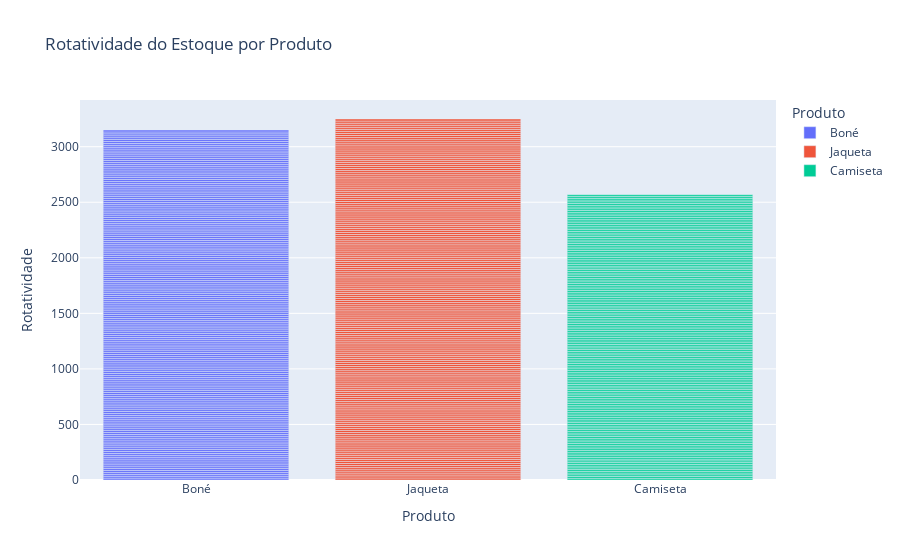
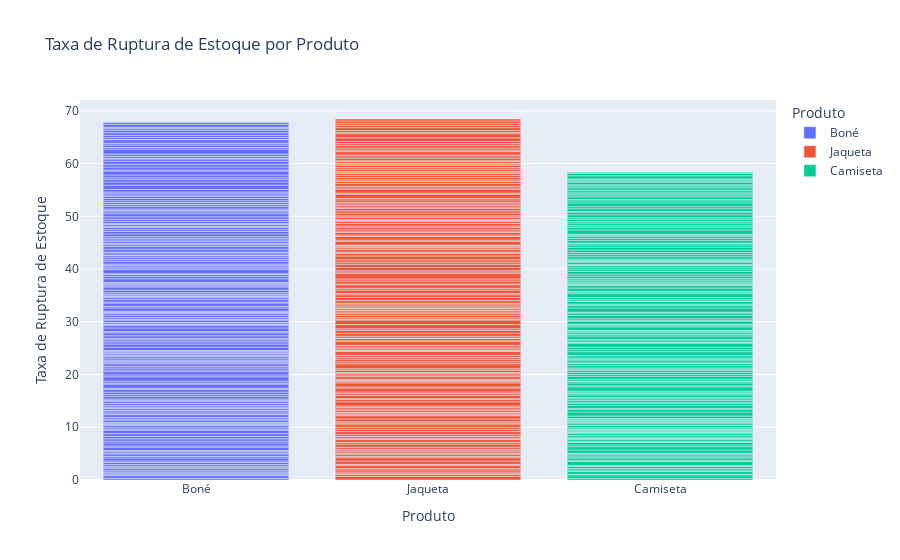
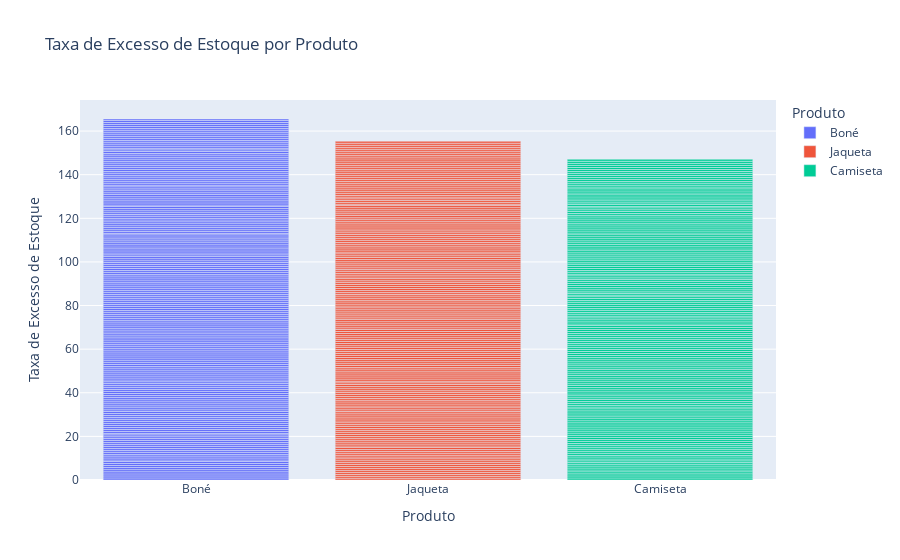
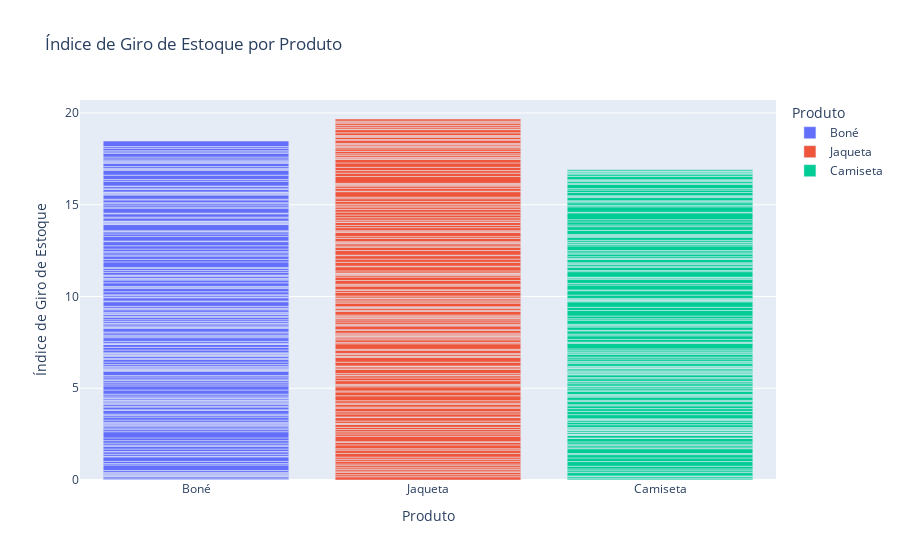

Notebook source saved alongside these figures, in order:
### Markdown cell above
# Relátorio do problema

### Code cell
import pandas as pd
import matplotlib.pyplot as plt
import seaborn as sns
import plotly.express as px
import plotly.graph_objects as go
from prophet import Prophet

# Carregar os dados
df = pd.read_csv('analise_estoque_atualizada.csv')

# Função para criar gráficos de barras com cores diferentes
def criar_grafico_barras(x, y, titulo, xlabel, ylabel):
    plt.figure(figsize=(10, 6))
    ax = sns.barplot(x=x, y=y, data=df, palette='husl')
    plt.title(titulo)
    plt.xlabel(xlabel)
    plt.ylabel(ylabel)
    plt.xticks(rotation=45)
    # Adicionar valores nas barras
    for p in ax.patches:
        ax.annotate(format(p.get_height(), '.2f'),
                    (p.get_x() + p.get_width() / 2., p.get_height()),
                    ha = 'center', va = 'center',
                    xytext = (0, 9),
                    textcoords = 'offset points')
    plt.show()

# Função para criar gráficos interativos com Plotly
def criar_grafico_interativo(x, y, titulo):
    fig = px.bar(df, x=x, y=y, title=titulo, color=x)
    fig.show()


# Seção 1: Introdução
print("Relatório de Análise de Estoque e Previsão de Demanda")
print("Este relatório apresenta uma análise detalhada das métricas de estoque e uma previsão de demanda para os produtos da empresa.")

# Seção 2: Análise da Rotatividade do Estoque
print("\nAnálise da Rotatividade do Estoque")
print("A rotatividade do estoque é uma métrica que indica quantas vezes o estoque foi renovado durante um período específico.")
print("Dados de Rotatividade por Produto:")
print("Boné: 17")
print("Camiseta: 16")
print("Jaqueta: 19")
criar_grafico_interativo('Produto', 'Rotatividade', 'Rotatividade do Estoque por Produto')

# Seção 3: Análise da Taxa de Ruptura de Estoque
print("\nAnálise da Taxa de Ruptura de Estoque")
print("A taxa de ruptura de estoque indica a frequência com que o estoque de um produto atingiu o ponto de reposição.")
print("Dados de Taxa de Ruptura de Estoque por Produto:")
print("Boné: 36.84%")
print("Camiseta: 35.59%")
print("Jaqueta: 39.12%")
criar_grafico_interativo('Produto', 'Taxa de Ruptura de Estoque', 'Taxa de Ruptura de Estoque por Produto')

# Seção 4: Análise da Taxa de Excesso de Estoque
print("\nAnálise da Taxa de Excesso de Estoque")
print("A taxa de excesso de estoque indica a proporção do estoque que não foi vendido em relação à capacidade total de estoque.")
print("Dados de Taxa de Excesso de Estoque por Produto:")
print("Boné: 89.96%")
print("Camiseta: 89.69%")
print("Jaqueta: 88.76%")
criar_grafico_interativo('Produto', 'Taxa de Excesso de Estoque', 'Taxa de Excesso de Estoque por Produto')

# Seção 5: Análise do Índice de Giro de Estoque
print("\nAnálise do Índice de Giro de Estoque")
print("O índice de giro de estoque indica a rapidez com que o estoque é vendido e reposto.")
print("Dados do Índice de Giro de Estoque por Produto:")
print("Boné: 10.04%")
print("Camiseta: 10.31%")
print("Jaqueta: 11.24%")
criar_grafico_interativo('Produto', 'Índice de Giro de Estoque', 'Índice de Giro de Estoque por Produto')

# Seção 6: Análise do Tempo Médio de Reposição
print("\nAnálise do Tempo Médio de Reposição")
print("O tempo médio de reposição indica o tempo necessário para repor o estoque de um produto.")
print("Dados de Tempo Médio de Reposição por Produto:")
print("Boné: 8. dias")
print("Camiseta: 9 dias")
print("Jaqueta: 8 dias")
criar_grafico_interativo('Produto', 'Tempo Médio de Reposição', 'Tempo Médio de Reposição por Produto')

# Seção 7: Análise da Taxa de Retorno de Produtos
print("\nAnálise da Taxa de Retorno de Produtos")
print("A taxa de retorno de produtos indica a proporção de produtos vendidos que foram devolvidos pelos clientes.")
print("Dados de Taxa de Retorno de Produtos por Produto:")
print("Boné: 16.30%")
print("Camiseta: 17.34%")
print("Jaqueta: 13.35%")
criar_grafico_interativo('Produto', 'Taxa de Retorno de Produtos', 'Taxa de Retorno de Produtos por Produto')

# Seção 8: Previsão de Demanda
def previsao_demanda(produto):
    print(f"\nPrevisão de Demanda para {produto}")
    produto_especifico = df[df['Produto'] == produto]
    vendas_por_data = produto_especifico.groupby('Data')['Quantidade Vendida'].sum().reset_index()
    vendas_por_data.columns = ['ds', 'y']
    modelo = Prophet()
    modelo.fit(vendas_por_data)
    futuro = modelo.make_future_dataframe(periods=365)
    previsao = modelo.predict(futuro)
    fig = go.Figure()
    fig.add_trace(go.Scatter(x=previsao['ds'], y=previsao['yhat'], mode='lines', name='Previsão'))
    fig.add_trace(go.Scatter(x=vendas_por_data['ds'], y=vendas_por_data['y'], mode='lines', name='Dados Reais'))
    fig.update_layout(title=f'Previsão de Demanda para {produto}', xaxis_title='Data', yaxis_title='Quantidade Vendida')
    fig.show()

# Previsões para produtos específicos
previsao_demanda('Jaqueta')
previsao_demanda('Boné')
previsao_demanda('Camiseta')

# Seção 9: Conclusão
print("\nConclusão")
print("Este relatório apresentou uma visão detalhada das métricas de estoque e uma previsão de demanda para os produtos da empresa. As análises realizadas fornecem insights valiosos para a gestão eficiente do estoque e para a tomada de decisões estratégicas.")

### Figure 1 — Plotly figure (JSON) as saved in the notebook; plotly's stock layout.template omitted (floating-point values rounded to 4 significant figures; data arrays with more than 128 entries replaced by an {"elided": "..."} marker saying what was removed)
{"data": [{"alignmentgroup": "True", "hovertemplate": "Produto=%{x}<br>Rotatividade=%{y}<extra></extra>", "legendgroup": "Boné", "marker": {"color": "#636efa", "pattern": {"shape": ""}}, "name": "Boné", "offsetgroup": "Boné", "orientation": "v", "showlegend": true, "textposition": "auto", "type": "bar", "x": {"elided": "184 str values"}, "xaxis": "x", "y": {"elided": "184 float values"}, "yaxis": "y"}, {"alignmentgroup": "True", "hovertemplate": "Produto=%{x}<br>Rotatividade=%{y}<extra></extra>", "legendgroup": "Jaqueta", "marker": {"color": "#EF553B", "pattern": {"shape": ""}}, "name": "Jaqueta", "offsetgroup": "Jaqueta", "orientation": "v", "showlegend": true, "textposition": "auto", "type": "bar", "x": {"elided": "175 str values"}, "xaxis": "x", "y": {"elided": "175 float values"}, "yaxis": "y"}, {"alignmentgroup": "True", "hovertemplate": "Produto=%{x}<br>Rotatividade=%{y}<extra></extra>", "legendgroup": "Camiseta", "marker": {"color": "#00cc96", "pattern": {"shape": ""}}, "name": "Camiseta", "offsetgroup": "Camiseta", "orientation": "v", "showlegend": true, "textposition": "auto", "type": "bar", "x": {"elided": "164 str values"}, "xaxis": "x", "y": {"elided": "164 float values"}, "yaxis": "y"}], "layout": {"barmode": "relative", "legend": {"title": {"text": "Produto"}, "tracegroupgap": 0}, "title": {"text": "Rotatividade do Estoque por Produto"}, "xaxis": {"anchor": "y", "categoryarray": ["Boné", "Jaqueta", "Camiseta"], "categoryorder": "array", "domain": [0, 1], "title": {"text": "Produto"}}, "yaxis": {"anchor": "x", "domain": [0, 1], "title": {"text": "Rotatividade"}}}}

### Figure 2 — Plotly figure (JSON) as saved in the notebook; plotly's stock layout.template omitted (floating-point values rounded to 4 significant figures; data arrays with more than 128 entries replaced by an {"elided": "..."} marker saying what was removed)
{"data": [{"alignmentgroup": "True", "hovertemplate": "Produto=%{x}<br>Taxa de Ruptura de Estoque=%{y}<extra></extra>", "legendgroup": "Boné", "marker": {"color": "#636efa", "pattern": {"shape": ""}}, "name": "Boné", "offsetgroup": "Boné", "orientation": "v", "showlegend": true, "textposition": "auto", "type": "bar", "x": {"elided": "184 str values"}, "xaxis": "x", "y": {"elided": "184 float values"}, "yaxis": "y"}, {"alignmentgroup": "True", "hovertemplate": "Produto=%{x}<br>Taxa de Ruptura de Estoque=%{y}<extra></extra>", "legendgroup": "Jaqueta", "marker": {"color": "#EF553B", "pattern": {"shape": ""}}, "name": "Jaqueta", "offsetgroup": "Jaqueta", "orientation": "v", "showlegend": true, "textposition": "auto", "type": "bar", "x": {"elided": "175 str values"}, "xaxis": "x", "y": {"elided": "175 float values"}, "yaxis": "y"}, {"alignmentgroup": "True", "hovertemplate": "Produto=%{x}<br>Taxa de Ruptura de Estoque=%{y}<extra></extra>", "legendgroup": "Camiseta", "marker": {"color": "#00cc96", "pattern": {"shape": ""}}, "name": "Camiseta", "offsetgroup": "Camiseta", "orientation": "v", "showlegend": true, "textposition": "auto", "type": "bar", "x": {"elided": "164 str values"}, "xaxis": "x", "y": {"elided": "164 float values"}, "yaxis": "y"}], "layout": {"barmode": "relative", "legend": {"title": {"text": "Produto"}, "tracegroupgap": 0}, "title": {"text": "Taxa de Ruptura de Estoque por Produto"}, "xaxis": {"anchor": "y", "categoryarray": ["Boné", "Jaqueta", "Camiseta"], "categoryorder": "array", "domain": [0, 1], "title": {"text": "Produto"}}, "yaxis": {"anchor": "x", "domain": [0, 1], "title": {"text": "Taxa de Ruptura de Estoque"}}}}

### Figure 3 — Plotly figure (JSON) as saved in the notebook; plotly's stock layout.template omitted (floating-point values rounded to 4 significant figures; data arrays with more than 128 entries replaced by an {"elided": "..."} marker saying what was removed)
{"data": [{"alignmentgroup": "True", "hovertemplate": "Produto=%{x}<br>Taxa de Excesso de Estoque=%{y}<extra></extra>", "legendgroup": "Boné", "marker": {"color": "#636efa", "pattern": {"shape": ""}}, "name": "Boné", "offsetgroup": "Boné", "orientation": "v", "showlegend": true, "textposition": "auto", "type": "bar", "x": {"elided": "184 str values"}, "xaxis": "x", "y": {"elided": "184 float values"}, "yaxis": "y"}, {"alignmentgroup": "True", "hovertemplate": "Produto=%{x}<br>Taxa de Excesso de Estoque=%{y}<extra></extra>", "legendgroup": "Jaqueta", "marker": {"color": "#EF553B", "pattern": {"shape": ""}}, "name": "Jaqueta", "offsetgroup": "Jaqueta", "orientation": "v", "showlegend": true, "textposition": "auto", "type": "bar", "x": {"elided": "175 str values"}, "xaxis": "x", "y": {"elided": "175 float values"}, "yaxis": "y"}, {"alignmentgroup": "True", "hovertemplate": "Produto=%{x}<br>Taxa de Excesso de Estoque=%{y}<extra></extra>", "legendgroup": "Camiseta", "marker": {"color": "#00cc96", "pattern": {"shape": ""}}, "name": "Camiseta", "offsetgroup": "Camiseta", "orientation": "v", "showlegend": true, "textposition": "auto", "type": "bar", "x": {"elided": "164 str values"}, "xaxis": "x", "y": {"elided": "164 float values"}, "yaxis": "y"}], "layout": {"barmode": "relative", "legend": {"title": {"text": "Produto"}, "tracegroupgap": 0}, "title": {"text": "Taxa de Excesso de Estoque por Produto"}, "xaxis": {"anchor": "y", "categoryarray": ["Boné", "Jaqueta", "Camiseta"], "categoryorder": "array", "domain": [0, 1], "title": {"text": "Produto"}}, "yaxis": {"anchor": "x", "domain": [0, 1], "title": {"text": "Taxa de Excesso de Estoque"}}}}

### Figure 4 — Plotly figure (JSON) as saved in the notebook; plotly's stock layout.template omitted (floating-point values rounded to 4 significant figures; data arrays with more than 128 entries replaced by an {"elided": "..."} marker saying what was removed)
{"data": [{"alignmentgroup": "True", "hovertemplate": "Produto=%{x}<br>Índice de Giro de Estoque=%{y}<extra></extra>", "legendgroup": "Boné", "marker": {"color": "#636efa", "pattern": {"shape": ""}}, "name": "Boné", "offsetgroup": "Boné", "orientation": "v", "showlegend": true, "textposition": "auto", "type": "bar", "x": {"elided": "184 str values"}, "xaxis": "x", "y": {"elided": "184 float values"}, "yaxis": "y"}, {"alignmentgroup": "True", "hovertemplate": "Produto=%{x}<br>Índice de Giro de Estoque=%{y}<extra></extra>", "legendgroup": "Jaqueta", "marker": {"color": "#EF553B", "pattern": {"shape": ""}}, "name": "Jaqueta", "offsetgroup": "Jaqueta", "orientation": "v", "showlegend": true, "textposition": "auto", "type": "bar", "x": {"elided": "175 str values"}, "xaxis": "x", "y": {"elided": "175 float values"}, "yaxis": "y"}, {"alignmentgroup": "True", "hovertemplate": "Produto=%{x}<br>Índice de Giro de Estoque=%{y}<extra></extra>", "legendgroup": "Camiseta", "marker": {"color": "#00cc96", "pattern": {"shape": ""}}, "name": "Camiseta", "offsetgroup": "Camiseta", "orientation": "v", "showlegend": true, "textposition": "auto", "type": "bar", "x": {"elided": "164 str values"}, "xaxis": "x", "y": {"elided": "164 float values"}, "yaxis": "y"}], "layout": {"barmode": "relative", "legend": {"title": {"text": "Produto"}, "tracegroupgap": 0}, "title": {"text": "Índice de Giro de Estoque por Produto"}, "xaxis": {"anchor": "y", "categoryarray": ["Boné", "Jaqueta", "Camiseta"], "categoryorder": "array", "domain": [0, 1], "title": {"text": "Produto"}}, "yaxis": {"anchor": "x", "domain": [0, 1], "title": {"text": "Índice de Giro de Estoque"}}}}
